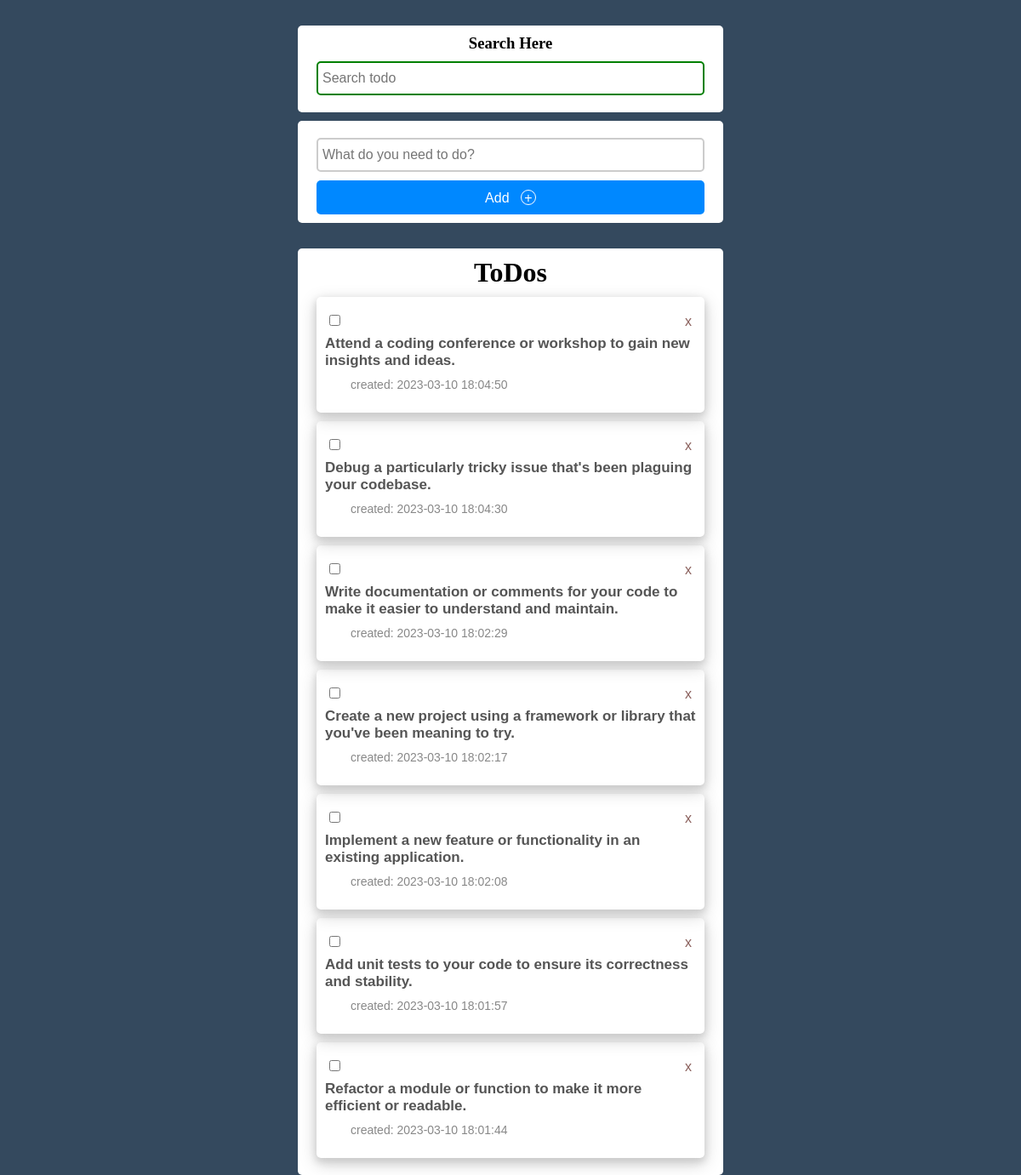
The page / on the database its author committed.
### tables this page shows
CREATE TABLE `todos` (
  `id` int(11) NOT NULL,
  `title` text NOT NULL,
  `date_time` datetime NOT NULL DEFAULT current_timestamp(),
  `checked` tinyint(1) NOT NULL DEFAULT 0
);

### index.php (the view, shortened to what this page needs)
<?php
require 'db_conn.php';
?>
<!DOCTYPE html>
<html lang="en">
<head>
    <link rel="stylesheet" href="css/style.css">
</head>
<body>
    <div class="main-section">
        <div class="add-section" style="margin: 10px 0">
            <h3 style="text-align: center">Search Here</h3>
            <input type="search" name="search" style="border-color: green" placeholder="Search todo" />
        </div>
        <div class="add-section">
            <form action="app/add.php" method="POST" autocomplete="off">
                <?php if (isset($_GET['mess']) && $_GET['mess'] == 'error') { ?>
                    <input type="text" name="title" style="border-color: #ff6666" placeholder="This field is required" />
                    <button type="submit">Add &nbsp; <span>&#43;</span></button>
                <?php } else { ?>
                    <input type="text" name="title" placeholder="What do you need to do?" />
                    <button type="submit">Add &nbsp; <span>&#43;</span></button>
                <?php } ?>
            </form>
        </div>
        <?php
        $todos = $conn->query("SELECT * FROM todos ORDER BY id DESC");
        ?>
        <div class="show-todo-section">
        <h1 style="text-align: center">ToDos</h1>
            <?php while ($todo = $todos->fetch(PDO::FETCH_ASSOC)) { ?>
                <div class="todo-item">
                    <span id="<?php echo $todo['id']; ?>" class="remove-to-do">x</span>
                    <?php if ($todo['checked']) { ?>
                        <input type="checkbox" class="check-box" data-todo-id="<?php echo $todo['id']; ?>" checked />
                        <h2 class="checked"><?php echo $todo['title'] ?></h2>
                    <?php } else { ?>
                        <input type="checkbox" data-todo-id="<?php echo $todo['id']; ?>" class="check-box" />
                        <h2><?php echo $todo['title'] ?></h2>
                    <?php } ?>
                    <br>
                    <small>created: <?php echo $todo['date_time'] ?></small>
                </div>
            <?php } ?>
        </div>
    </div>
</body>
</html>

### css/style.css (style rules this page uses)
body { background: #34495e; }
* { padding: 0px; margin: 0px; box-sizing: border-box; }
.main-section { background: transparent; max-width: 500px; width: 90%; height: 500px; margin: 30px auto; border-radius: 10px; }
.add-section { width: 100%; background: #fff; margin: 0px auto; padding: 10px; border-radius: 5px; }
.add-section input { display: block; width: 95%; height: 40px; margin: 10px auto; border: 2px solid #ccc; font-size: 16px; border-radius: 5px; padding: 0px 5px; }
.add-section button { display: block; width: 95%; height: 40px; margin: 0px auto; border: none; outline: none; background: #0088FF; color: #fff; font-family: sans-serif; font-size: 16px; border-radius: 5px; cursor: pointer; }
.add-section button span { border: 1px solid #fff; border-radius: 50%; display: inline-block; width: 18px; height: 18px; }
.show-todo-section { width: 100%; background: #fff; margin: 30px auto; padding: 10px; border-radius: 5px; }
.todo-item { width: 95%; margin: 10px auto; padding: 20px 10px; box-shadow: 0 4px 8px 0 #ccc, 0 6px 20px 0 #ccc; border-radius: 5px; }
.todo-item h2 { display: inline-block; padding: 5px 0px; font-size: 17px; font-family: sans-serif; color: #555; }
.todo-item small { display: block; width: 100%; padding: 5px 0px; color: #888; padding-left: 30px; font-size: 14px; font-family: sans-serif; }
.remove-to-do { display: block; float: right; width: 20px; height: 20px; font-family: sans-serif; color: rgb(139, 97, 93); text-decoration: none; text-align: right; padding: 0px 5px 8px 0px; border-radius: 50%; transition: background 1s; cursor: pointer; }
.todo-item input { margin: 0px 5px; }

### rows shown on the page
todos: title "Attend a coding conference or workshop to gain new insights and ideas.", date_time "2023-03-10 18:04:50"
todos: title "Debug a particularly tricky issue that's been plaguing your codebase.", date_time "2023-03-10 18:04:30"
todos: title "Write documentation or comments for your code to make it easier to understand and maintain.", date_time "2023-03-10 18:02:29"
todos: title "Create a new project using a framework or library that you've been meaning to try.", date_time "2023-03-10 18:02:17"
todos: title "Implement a new feature or functionality in an existing application.", date_time "2023-03-10 18:02:08"
todos: title "Add unit tests to your code to ensure its correctness and stability.", date_time "2023-03-10 18:01:57"
todos: title "Refactor a module or function to make it more efficient or readable.", date_time "2023-03-10 18:01:44"
